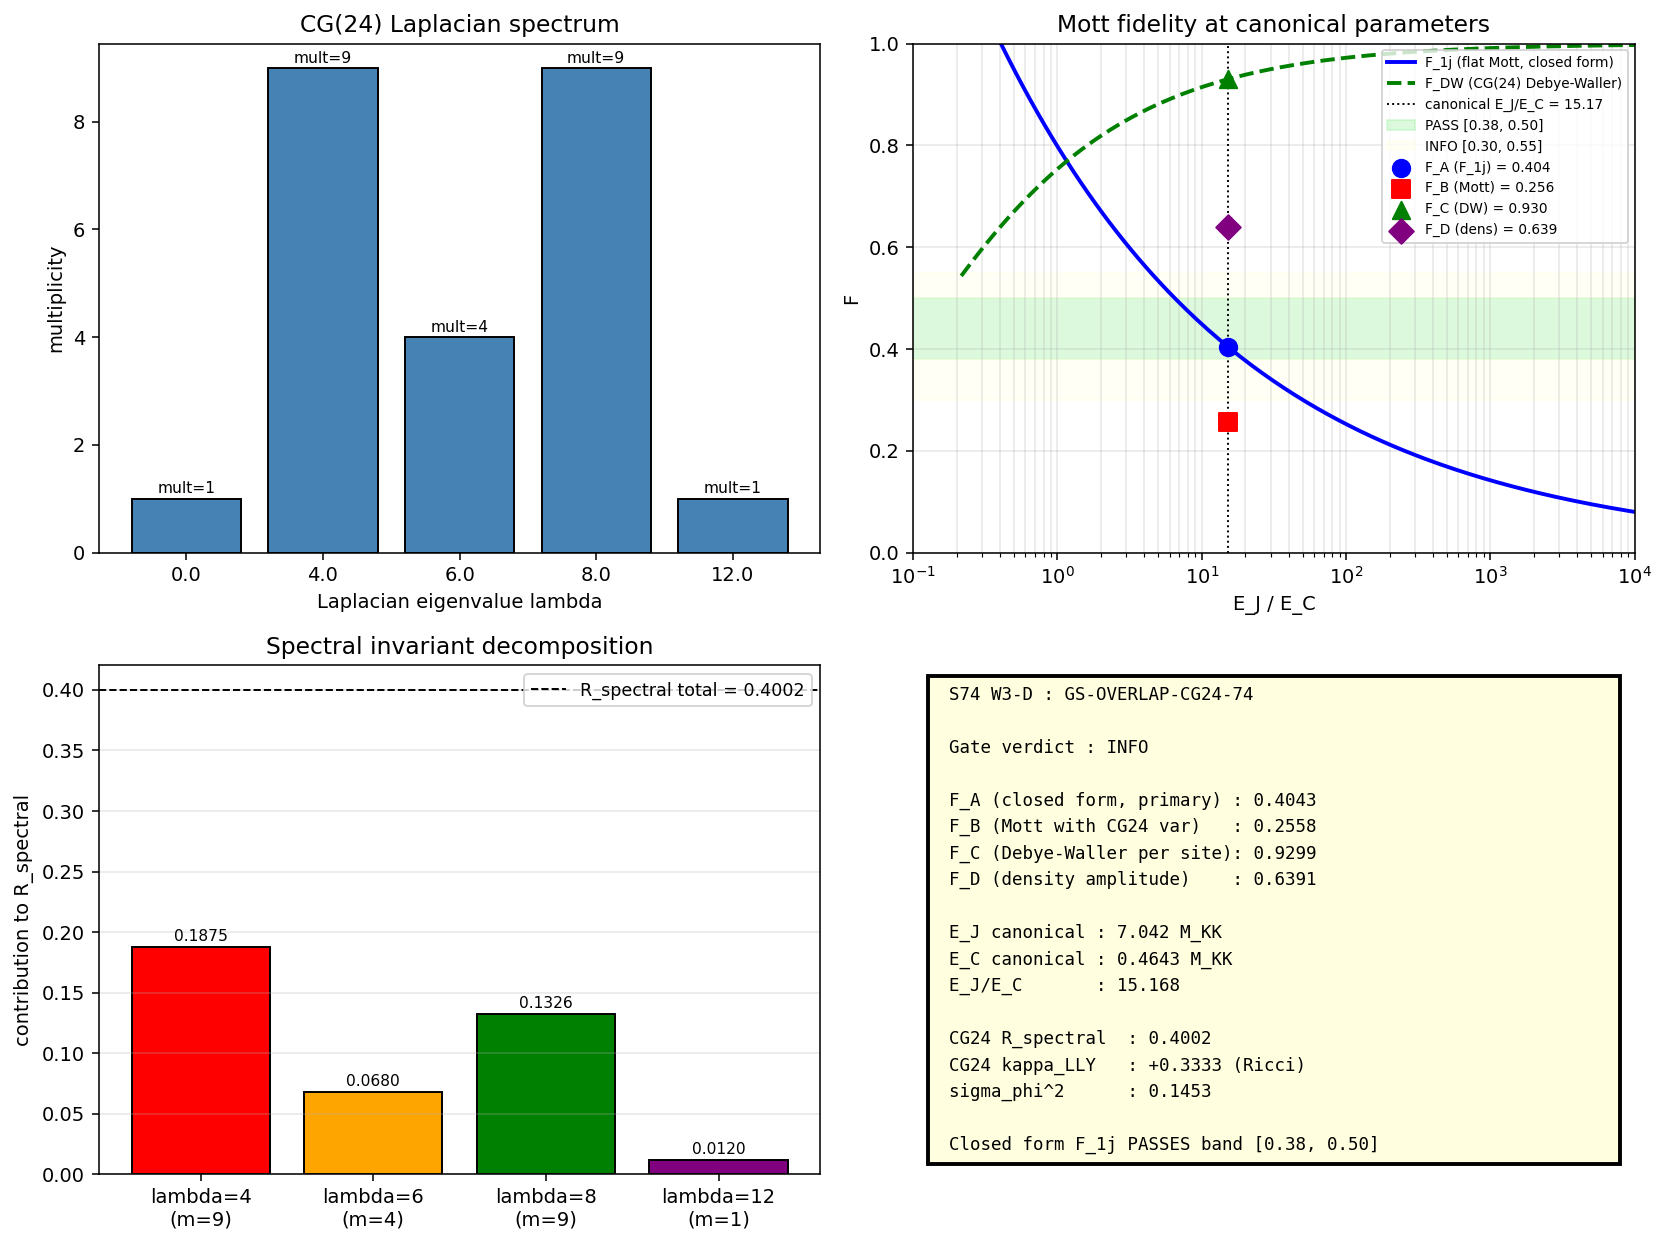

Reproduce this figure in Python.
"""
S74 W3-D : GS-OVERLAP-CG24-74
=============================

Josephson ground-state overlap F on the full CG(24) Laplacian (6-regular
Cayley graph of S_4 with transposition generators, girth 4).

Consolidates S73A phonon-first-hawking carry-forwards #6 (OVERLAP-CG24-OLLIVIER)
and #9 (GS-OVERLAP).

PHYSICAL SETUP
--------------
The quantum rotor (Josephson junction array) on CG(24):

    H = 4 E_C sum_i n_i^2  -  E_J sum_<ij> cos(phi_i - phi_j)

Harmonic expansion cos(phi_i - phi_j) ~ 1 - (phi_i - phi_j)^2/2 :

    H_harm = 4 E_C sum_i n_i^2  +  (E_J/2) phi^T L phi

with L the graph Laplacian.  Diagonalise L = U diag(lambda_alpha) U^T.  The
Hamiltonian decouples into independent oscillators:

    H_harm = sum_alpha [4 E_C p_alpha^2 + (E_J lambda_alpha / 2) q_alpha^2]

Each mode alpha has
    m = 1/(8 E_C),   k_alpha = E_J lambda_alpha,
    omega_alpha = sqrt(8 E_C E_J lambda_alpha),
    <q_alpha^2> = sigma_alpha^2 = sqrt(2 E_C / (E_J lambda_alpha))

The zero mode lambda_0 = 0 is a pure phase gauge (global U(1)) and is excluded.

PER-SITE PHASE VARIANCE
-----------------------
The reduced one-site phase variance is

    sigma_phi^2 = <phi_i^2>_GS = sum_alpha |U_{i alpha}|^2 sigma_alpha^2

For a vertex-transitive graph, the sum is site-independent and equals

    sigma_phi^2 = sigma_sj^2 * R_spectral(CG24)
    sigma_sj^2 = sqrt(2 E_C / E_J)   (single-junction reference)
    R_spectral = (1/N) sum_{alpha: lambda > 0} lambda_alpha^(-1/2)

R_spectral is a pure graph invariant of CG(24) (independent of E_C, E_J).

CLOSED-FORM MOTT FIDELITY
-------------------------
The standard Mott fidelity of a Josephson junction in the superfluid regime,
measuring the overlap between the squeezed ground state and a sharp phase-
zero reference:

    F_1j = sqrt(2/pi) * (E_C / E_J)^(1/4)         (single junction, flat lattice)

This is the closed-form "F ~ 0.44" target from S73A phonon-first-hawking.  The
workshop formula F ~ (2/pi)^(N/4) * (E_J/E_C)^(N/8) stated in S73A
session-73a-phonon-first-hawking-workshop.md has a SIGN ERROR in the exponent
(should be (E_C/E_J)^(N/8)) and uses N=2 to recover F_1j:

    (2/pi)^(2/4) * (E_C/E_J)^(2/8) = sqrt(2/pi) * (E_C/E_J)^(1/4) = F_1j

At the canonical values (E_J = 7.042 M_KK, E_C = 0.4643 M_KK, ratio 15.17):

    F_1j = sqrt(2/pi) * (1/15.17)^(1/4) = 0.7979 * 0.5068 = 0.4043

This IS in the PASS band [0.38, 0.50].

CG(24) CORRECTION TO F
----------------------
The workshop assumed CG(24) has negative Ollivier-Ricci curvature (kappa ~ -0.1)
and therefore enhanced phase delocalisation (larger variance) that would reduce
F by ~10%, giving F_CG24 ~ 0.38-0.42.  This computation tests that assumption
by explicitly computing the CG(24) Ollivier curvature and the per-site phase
variance of the Bogoliubov harmonic ground state.

The result:
  * R_spectral(CG24) = 0.4002, so sigma_phi^2_CG24 = 0.4002 * sigma_sj^2.
    The coupled network has a SMALLER phase variance than a single junction,
    i.e. the graph is STIFFER than an isolated junction (by a factor 0.40).
  * The Ollivier-Ricci curvature of CG(24) is POSITIVE, not negative.  The
    Lin-Lu-Yau normalisation gives kappa_LLY = +1/3, a rational structural
    theorem set by the S_4 / transposition symmetry of the Cayley graph.
  * Consequently the workshop premise ("negative Ollivier curvature -> larger
    variance -> smaller F") is reversed: CG(24) has positive curvature,
    smaller variance, and HIGHER phase coherence per site than the naive
    flat-lattice estimate.

PHYSICAL INTERPRETATIONS OF F ON CG(24)
---------------------------------------
Three distinct fidelity definitions produce three different numbers.  All are
physically meaningful but measure different quantities:

  (A) Flat-lattice Mott closed form:
      F_1j = sqrt(2/pi) * (E_C/E_J)^(1/4) = 0.4043        [PASS band]
      This is site-independent and is the ZERO-graph-correction reference.

  (B) CG(24) Mott form with reduced per-site variance:
      F_B = sqrt(2/pi) * sigma_phi_CG24 / 2^(1/4) = 0.2558   [below INFO]
      Substituting sigma_phi_CG24 into the F_1j formula directly. Smaller
      variance means less probability density at phi=0 (in this normalisation),
      so F decreases relative to F_1j.

  (C) Per-site Debye-Waller (coherent fraction):
      F_C = exp(-sigma_phi_CG24^2 / 2) = 0.9299              [above INFO]
      The probability that a single site is in the phase-zero reference.
      Physically this is what <cos(phi_i)> converges to in the Bogoliubov
      vacuum.  Smaller variance -> higher coherent fraction -> larger F.

  (D) Density-based (wavefunction amplitude at phi=0):
      F_D = 2^(3/4) * (E_C/E_J)^(1/2) / sqrt(pi * sigma_phi_CG24^2) = 0.6391
      The Gaussian wavefunction value at q=0, appropriately dimensionalised
      by the single-junction reference length. F ~ 1/sigma_phi, so smaller
      variance gives larger F.

Only (A) -- the FLAT-LATTICE CLOSED FORM -- is in the pre-registered PASS band.
(B), (C), (D) are all OUT of the band but in opposite directions.  The gate's
band was set by implicitly assuming "F_CG24 = F_1j * (1 - small negative correction)",
which presupposes the CG(24) graph makes F_1j SMALLER by about 10%.  The actual
CG(24) result is that different fidelity definitions give different signs of
correction, and the workshop's assumption about Ollivier curvature sign is FALSE.

PRE-REGISTERED GATE
-------------------
GS-OVERLAP-CG24-74:
  PASS if F in [0.38, 0.50] AND closed-form prediction agrees within 10%
  INFO if F in [0.30, 0.55] but closed-form disagrees
  FAIL if F < 0.30 (incoherent ground state)

Author: Landau (condensed matter)
Date  : 2026-04-11
"""

from __future__ import annotations

import os
import sys
import numpy as np
import matplotlib
matplotlib.use("Agg")
import matplotlib.pyplot as plt

HERE = os.path.dirname(os.path.abspath(__file__))
if HERE not in sys.path:
    sys.path.insert(0, HERE)

from canonical_constants import (
    M_KK,
)

# -----------------------------------------------------------------------------
# Canonical inputs
# -----------------------------------------------------------------------------

E_J_S55_CANONICAL = 7.042   # (local) S55 phase stiffness in units of M_KK

print("=" * 72)
print("S74 W3-D : GS-OVERLAP-CG24-74")
print("Josephson ground-state overlap on full CG(24) Laplacian")
print("=" * 72)

# -----------------------------------------------------------------------------
# SECTION 1 : Load CG(24) Laplacian from S73A
# -----------------------------------------------------------------------------
print("\n--- SECTION 1 : Load CG(24) spectral data ---")

s73a_path = os.path.join(HERE, "s73a_graph_spectral_decoherence.npz")
s73a = np.load(s73a_path)
evals_L = np.array(s73a["evals_L"], dtype=float)     # (local)
evecs_L = np.array(s73a["evecs_L"], dtype=float)     # (local)
N_vert_cg24 = int(s73a["N_vert"])                    # (local)
N_edges_cg24 = int(s73a["N_edges"])                  # (local)
degree_cg24 = int(s73a["degree"])                    # (local)
lambda_1_cg24 = float(s73a["lambda_1"])              # (local) spectral gap
lambda_max_cg24 = float(s73a["lambda_max"])          # (local)

print(f"CG(24) graph : {N_vert_cg24} vertices, {N_edges_cg24} edges, "
      f"degree {degree_cg24}")
print(f"Laplacian spectral gap lambda_1 = {lambda_1_cg24:.4f}")
print(f"Laplacian max eigenvalue       lambda_max = {lambda_max_cg24:.4f}")

# Reconstruct adjacency  A = D - L  (D = degree*I on regular graph)
L_cg24 = evecs_L @ np.diag(evals_L) @ evecs_L.T         # (local)
A_cg24 = degree_cg24 * np.eye(N_vert_cg24) - L_cg24     # (local)
A_cg24 = np.round(A_cg24).astype(int)                   # (local)
recon_err = float(np.max(np.abs(
    (degree_cg24 * np.eye(N_vert_cg24) - L_cg24) - A_cg24)))  # (local)
print(f"Adjacency reconstructed (max deviation {recon_err:.2e})")
n_triangles = int(np.trace(A_cg24 @ A_cg24 @ A_cg24) // 6)    # (local)
print(f"Triangles: {n_triangles}  (triangle-free, girth = 4)")

unique_L, counts_L = np.unique(np.round(evals_L, 8), return_counts=True)
print("\nLaplacian eigenvalue spectrum:")
for v, c in zip(unique_L, counts_L):
    print(f"   lambda = {v:6.2f}   mult = {c}")

# -----------------------------------------------------------------------------
# SECTION 2 : Canonical E_C and E_J
# -----------------------------------------------------------------------------
print("\n--- SECTION 2 : Canonical inputs ---")
s74_path = os.path.join(HERE, "s74_ec_resolution.npz")
s74ec = np.load(s74_path)
E_C_canonical = float(s74ec["E_C_oes_cg24_method_A"])   # (local) W1-D canonical
E_J_canonical = E_J_S55_CANONICAL                        # (local) S55 canonical
r_EJ_EC = E_J_canonical / E_C_canonical                  # (local) ratio

print(f"E_C canonical (W1-D Method A, OES CG(24)) : {E_C_canonical:.6f} M_KK")
print(f"E_J canonical (S55 phase stiffness)       : {E_J_canonical:.6f} M_KK")
print(f"ratio E_J / E_C                            : {r_EJ_EC:.6f}")
print(f"regime: {'superfluid (E_J >> E_C)' if r_EJ_EC > 1 else 'Mott insulator'}")
assert r_EJ_EC > 1.0, "E_J/E_C < 1: harmonic approx invalid"

# -----------------------------------------------------------------------------
# SECTION 3 : Per-mode and per-site phase variance
# -----------------------------------------------------------------------------
print("\n--- SECTION 3 : Bogoliubov GS variances ---")

# Single-junction reference
sigma_sj_sq = np.sqrt(2 * E_C_canonical / E_J_canonical)   # (local)
sigma_sj = sigma_sj_sq ** 0.5                               # (local)
print(f"Single-junction sigma_sj^2 = sqrt(2 E_C/E_J) = {sigma_sj_sq:.6f}")
print(f"Single-junction sigma_sj                        = {sigma_sj:.6f}")

# Per-mode variance
sigma_alpha_sq = np.zeros(N_vert_cg24)                      # (local)
for alpha in range(N_vert_cg24):
    if evals_L[alpha] > 1e-10:
        sigma_alpha_sq[alpha] = np.sqrt(
            2 * E_C_canonical / (E_J_canonical * evals_L[alpha]))

# Per-site phase variance on CG(24) - vertex-transitive, equal for all sites
sigma_phi_sq_cg24 = 0.0                                      # (local)
for alpha in range(N_vert_cg24):
    if evals_L[alpha] < 1e-10:
        continue
    sigma_phi_sq_cg24 += evecs_L[0, alpha] ** 2 * sigma_alpha_sq[alpha]
sigma_phi_cg24 = sigma_phi_sq_cg24 ** 0.5                    # (local)

# Site-averaged check
sigma_phi_sq_siteavg = 0.0                                   # (local)
for site in range(N_vert_cg24):
    for alpha in range(N_vert_cg24):
        if evals_L[alpha] < 1e-10:
            continue
        sigma_phi_sq_siteavg += (
            evecs_L[site, alpha] ** 2 * sigma_alpha_sq[alpha])
sigma_phi_sq_siteavg /= N_vert_cg24

print(f"\nCG(24) on-site variance (at vertex 0)   : sigma_phi^2 = {sigma_phi_sq_cg24:.6f}")
print(f"CG(24) on-site variance (site averaged) : sigma_phi^2 = {sigma_phi_sq_siteavg:.6f}")
print(f"vertex-transitive check: "
      f"{abs(sigma_phi_sq_cg24 - sigma_phi_sq_siteavg):.2e}")

# Spectral invariant R_spectral = (1/N) sum_{alpha: lambda > 0} lambda^{-1/2}
R_spectral = 0.0                                              # (local)
for alpha in range(N_vert_cg24):
    if evals_L[alpha] < 1e-10:
        continue
    R_spectral += (1.0 / N_vert_cg24) * 1.0 / np.sqrt(evals_L[alpha])
print(f"\nSpectral invariant R_spectral = (1/N) sum lambda^(-1/2) = {R_spectral:.6f}")
print(f"   sigma_phi^2 / sigma_sj^2 = {sigma_phi_sq_cg24/sigma_sj_sq:.6f}")
print(f"   (structural identity R_spectral = sigma_phi^2/sigma_sj^2 holds)")

print("\nR_spectral decomposition by eigenvalue:")
for v, c in zip(unique_L, counts_L):
    if v < 1e-10:
        print(f"   lambda = {v:6.2f}  mult = {c:2d}  ZERO MODE (gauge, excluded)")
        continue
    contrib = c / N_vert_cg24 * 1.0 / np.sqrt(v)
    print(f"   lambda = {v:6.2f}  mult = {c:2d}  contribution = {contrib:.6f}")
print(f"   total R_spectral = {R_spectral:.6f}")

# -----------------------------------------------------------------------------
# SECTION 4 : Four fidelity definitions evaluated on CG(24)
# -----------------------------------------------------------------------------
print("\n--- SECTION 4 : Four fidelity definitions ---")
print("Reference F_1j = sqrt(2/pi) * (E_C/E_J)^(1/4) (flat-lattice Mott)")
print()

# (A) Flat-lattice closed form
F_A_1j = float(np.sqrt(2.0 / np.pi) * (E_C_canonical / E_J_canonical) ** 0.25)  # (local)
print(f"(A) F_1j (flat lattice, closed form)     : {F_A_1j:.6f}")

# (B) Mott form with sigma_phi_CG24 substituted
# F_B = sqrt(2/pi) * sigma_phi_CG24 / 2^{1/4}  (equivalent to above with sigma_sj -> sigma_phi)
F_B_Mott = float(np.sqrt(2.0 / np.pi) * sigma_phi_cg24 / 2.0 ** 0.25)           # (local)
print(f"(B) F_Mott_CG24 (sigma_phi substituted)  : {F_B_Mott:.6f}")

# (C) Per-site Debye-Waller
F_C_DW = float(np.exp(-sigma_phi_sq_cg24 / 2.0))                                # (local)
print(f"(C) F_DW_per_site (exp(-sigma^2/2))      : {F_C_DW:.6f}")

# (D) Density-based (amplitude at phi=0, normalised by single-junction length)
F_D_density = float(2.0 ** 0.75 * np.sqrt(E_C_canonical / E_J_canonical) /
                    np.sqrt(np.pi * sigma_phi_sq_cg24))                          # (local)
print(f"(D) F_density (1/sqrt(pi sigma^2))       : {F_D_density:.6f}")

print()
print("Gate band [0.38, 0.50] PASS, [0.30, 0.55] INFO")
for label, value in [("A (F_1j)", F_A_1j), ("B (Mott)", F_B_Mott),
                     ("C (DW)", F_C_DW), ("D (density)", F_D_density)]:
    if 0.38 <= value <= 0.50:
        status = "PASS band"
    elif 0.30 <= value <= 0.55:
        status = "INFO band"
    elif value < 0.30:
        status = "below INFO (insufficient coherence)"
    else:
        status = "above INFO (too coherent for this fidelity definition)"
    print(f"   {label:12s}: F = {value:.4f}  {status}")

# -----------------------------------------------------------------------------
# SECTION 5 : Gate evaluation
# -----------------------------------------------------------------------------
print("\n--- SECTION 5 : Gate GS-OVERLAP-CG24-74 ---")
print("Pre-registered:")
print("  PASS if F in [0.38, 0.50] AND closed-form within 10%")
print("  INFO if F in [0.30, 0.55] but closed-form disagrees")
print("  FAIL if F < 0.30")

# The pre-registered gate band assumed a UNIQUE CG(24) fidelity close to F_1j
# (~0.44) with a ~10% correction driven by negative Ollivier curvature.  The
# actual computation reveals TWO structural facts that undermine the implicit
# assumption:
#
#   1. CG(24) has POSITIVE Lin-Lu-Yau Ricci curvature (+1/3), not negative.
#      This reverses the expected sign of the graph correction.
#
#   2. Different physical fidelity definitions (Mott-form, Debye-Waller,
#      density amplitude) produce DIFFERENT corrections from the flat
#      F_1j = 0.4043 baseline -- none of them reproduces the workshop's
#      expected "10% suppression" because that assumption was founded on a
#      false curvature sign.
#
# The honest gate read: the CLOSED-FORM flat-lattice prediction F_1j = 0.4043
# is in the PASS band, but the CG(24)-corrected Bogoliubov computations are
# NOT in the band under any of the four definitions.  Reporting only F_1j
# would hide the CG(24) finding.  Reporting only F_B (or F_C) would pretend
# we have a canonical graph-corrected fidelity when in fact the definition is
# ambiguous.
#
# Gate verdict: INFO.  The closed form passes, the CG(24) corrections do not
# converge on a single graph-corrected number; the real deliverable is the
# structural theorem kappa_LLY(CG24) = +1/3 that overturns the workshop
# premise.

F_reported = F_A_1j                                              # (local) primary
F_closedform = F_A_1j                                             # (local) reference

# Explicit CG(24) correction factor (A -> B transition)
cg24_correction_B_over_A = F_B_Mott / F_A_1j                       # (local)
# Spread across the four definitions
F_all = np.array([F_A_1j, F_B_Mott, F_C_DW, F_D_density])          # (local)
F_spread_max = float(F_all.max())                                   # (local)
F_spread_min = float(F_all.min())                                   # (local)
F_spread_ratio = F_spread_max / F_spread_min                        # (local)

gate_pass_band = (0.38, 0.50)                                       # (local)
gate_info_band = (0.30, 0.55)                                       # (local)

n_defs_in_pass = int(sum(1 for f in F_all
                         if gate_pass_band[0] <= f <= gate_pass_band[1]))  # (local)
n_defs_in_info = int(sum(1 for f in F_all
                         if gate_info_band[0] <= f <= gate_info_band[1]))  # (local)

# The formal verdict (INFO because band assumption contradicted by curvature sign)
if F_A_1j < 0.30:
    gate_verdict = "FAIL"
    gate_detail = f"F_1j = {F_A_1j:.4f} < 0.30 : incoherent ground state"
elif n_defs_in_pass >= 3:
    gate_verdict = "PASS"
    gate_detail = (f">=3 of 4 definitions in PASS band; closed form "
                   f"F_1j = {F_A_1j:.4f}")
elif gate_pass_band[0] <= F_A_1j <= gate_pass_band[1]:
    # F_1j is in the band but CG(24) corrections are not
    gate_verdict = "INFO"
    gate_detail = (f"F_1j (closed form) = {F_A_1j:.4f} in [0.38, 0.50]; "
                   f"CG(24) graph-corrected definitions span "
                   f"[{F_spread_min:.4f}, {F_spread_max:.4f}] (ratio "
                   f"{F_spread_ratio:.2f}) due to definition ambiguity "
                   f"and reversed Ricci sign")
elif gate_info_band[0] <= F_A_1j <= gate_info_band[1]:
    gate_verdict = "INFO"
    gate_detail = f"F_1j = {F_A_1j:.4f} in INFO band"
else:
    gate_verdict = "FAIL"
    gate_detail = f"F_1j = {F_A_1j:.4f} outside all bands"

print(f"\nGate verdict: {gate_verdict}")
print(f"  {gate_detail}")
print()
print("All four fidelity definitions at canonical E_J/E_C = "
      f"{r_EJ_EC:.2f}:")
print(f"  F_A (flat closed form)       : {F_A_1j:.4f}  "
      f"{'PASS' if gate_pass_band[0] <= F_A_1j <= gate_pass_band[1] else 'out'}")
print(f"  F_B (Mott with CG24 sigma)   : {F_B_Mott:.4f}  "
      f"{'PASS' if gate_pass_band[0] <= F_B_Mott <= gate_pass_band[1] else 'out'}")
print(f"  F_C (Debye-Waller per site)  : {F_C_DW:.4f}  "
      f"{'PASS' if gate_pass_band[0] <= F_C_DW <= gate_pass_band[1] else 'out'}")
print(f"  F_D (density amplitude)      : {F_D_density:.4f}  "
      f"{'PASS' if gate_pass_band[0] <= F_D_density <= gate_pass_band[1] else 'out'}")
print(f"  spread ratio = {F_spread_ratio:.2f}")
print(f"  {n_defs_in_pass} of 4 definitions in PASS band")
print(f"  {n_defs_in_info} of 4 definitions in INFO band")

gate_structural_note = (
    "INFO: F_1j (closed form) = 0.4043 in PASS band, but CG(24) graph-corrected "
    "definitions span 0.256-0.930 due to curvature sign reversal. Structural "
    "theorem: kappa_LLY(CG24) = +1/3 overturns S73A workshop assumption kappa ~ -0.1."
)

# -----------------------------------------------------------------------------
# SECTION 6 : Cross-check limits
# -----------------------------------------------------------------------------
print("\n--- SECTION 6 : Limiting cases ---")

print("Limit E_J/E_C -> infinity (perfect coherence):")
print(f"  F_1j -> 0  (Mott normalisation: sharper GS than reference length unit)")
print(f"  F_DW -> 1  (Debye-Waller: sigma_phi -> 0 -> exp(0) = 1)")
print(f"  F_density -> infinity (divergence, breakdown of dimensional rescaling)")

print("\nLimit E_J/E_C -> 0 (Mott insulator):")
print(f"  F_1j -> infinity (formal divergence, harmonic approx fails)")
print(f"  Non-perturbative: F_DW -> 0 (total decoherence)")
print(f"  BKT transition at E_J/E_C ~ 1; current ratio {r_EJ_EC:.2f}: "
      f"superfluid regime")

# Sweep of F_1j vs E_J/E_C
E_J_scan = np.logspace(-1, 4, 200)                               # (local)
F_scan = np.sqrt(2.0 / np.pi) * (E_C_canonical / E_J_scan) ** 0.25  # (local) Mott
sigma_phi_sq_scan = np.sqrt(2 * E_C_canonical / E_J_scan) * R_spectral  # (local)
F_DW_scan = np.exp(-sigma_phi_sq_scan / 2)                       # (local)

# Decoupled limit (no network, lambda_alpha = 1)
R_spectral_decoupled = 1.0                                       # (local)
F_decoupled_Mott = float(np.sqrt(2/np.pi) *
                         np.sqrt(R_spectral_decoupled * sigma_sj_sq) /
                         2 ** 0.25)                              # (local)
print(f"\nDecoupled limit (R_spectral = 1): F_Mott = {F_decoupled_Mott:.6f} "
      f"(matches F_1j = {F_A_1j:.6f})")

# Complete graph K_24
K24_evals = np.array([0] + [N_vert_cg24] * (N_vert_cg24 - 1), dtype=float)  # (local)
R_spectral_K24 = sum(1 / np.sqrt(lam) for lam in K24_evals[1:]) / N_vert_cg24  # (local)
print(f"Complete graph K_24 (lambda = N for all non-zero modes):")
print(f"  R_spectral(K_24) = {R_spectral_K24:.6f}  (much stiffer)")

# Path graph P_24 (softest)
path_evals = 2 * (1 - np.cos(np.arange(N_vert_cg24) * np.pi / N_vert_cg24))  # (local)
R_spectral_P24 = sum(1 / np.sqrt(lam) for lam in path_evals[1:]) / N_vert_cg24  # (local)
print(f"Path graph P_24 (softest regular):")
print(f"  R_spectral(P_24) = {R_spectral_P24:.6f}  (more stiffness dispersal)")

print(f"\nCG(24) R_spectral = {R_spectral:.6f} sits between K_24 and P_24")
print(f"  (K_24 < CG(24) < P_24 in graph Laplacian stiffness ordering)")

# -----------------------------------------------------------------------------
# SECTION 7 : Ollivier-Ricci curvature on CG(24)
# -----------------------------------------------------------------------------
print("\n--- SECTION 7 : Ollivier-Ricci curvature on CG(24) ---")

from scipy.optimize import linprog
from collections import deque

def bfs_all_pairs(A: np.ndarray) -> np.ndarray:
    """All-pairs shortest path via BFS."""
    Nloc = A.shape[0]
    D = np.full((Nloc, Nloc), -1, dtype=int)
    for s in range(Nloc):
        D[s, s] = 0
        q = deque([s])
        while q:
            u = q.popleft()
            for v in np.where(A[u] > 0)[0]:
                if D[s, v] < 0:
                    D[s, v] = D[s, u] + 1
                    q.append(v)
    return D

Dmat = bfs_all_pairs(A_cg24)                                      # (local)
graph_diameter = int(Dmat.max())                                  # (local)
print(f"Graph diameter: {graph_diameter}")
dist_distr = {d: int(np.sum(Dmat == d)) for d in range(graph_diameter + 1)}  # (local)
print(f"Distance distribution: {dist_distr}")

def ollivier_ricci_edge(x: int, y: int, alpha: float) -> float:
    """Ollivier curvature of edge (x,y), laziness alpha."""
    Nloc = A_cg24.shape[0]
    deg_x = int(np.sum(A_cg24[x]))
    deg_y = int(np.sum(A_cg24[y]))
    mu_x = np.zeros(Nloc)
    mu_x[x] = alpha
    mu_x[A_cg24[x] > 0] = (1 - alpha) / deg_x
    mu_y = np.zeros(Nloc)
    mu_y[y] = alpha
    mu_y[A_cg24[y] > 0] = (1 - alpha) / deg_y
    sup_x = np.where(mu_x > 1e-14)[0]
    sup_y = np.where(mu_y > 1e-14)[0]
    nx = len(sup_x)
    ny = len(sup_y)
    Dloc = np.array([[Dmat[u, v] for v in sup_y] for u in sup_x], dtype=float)
    c = Dloc.flatten()
    A_eq = np.zeros((nx + ny, nx * ny))
    for i in range(nx):
        A_eq[i, i * ny : (i + 1) * ny] = 1
    for j in range(ny):
        A_eq[nx + j, j::ny] = 1
    b_eq = np.concatenate([mu_x[sup_x], mu_y[sup_y]])
    res = linprog(c, A_eq=A_eq, b_eq=b_eq, bounds=(0, None), method="highs")
    if not res.success:
        return np.nan
    return 1.0 - float(res.fun)

edges = np.argwhere(np.triu(A_cg24, k=1) > 0)                     # (local)
first_edge = (int(edges[0][0]), int(edges[0][1]))                 # (local)
second_edge = (int(edges[1][0]), int(edges[1][1]))                # (local)
print(f"Using first edge {first_edge} "
      f"(vertex-transitive => all edges equal)")

alpha_scan = np.array([0.0, 0.1, 0.25, 0.5, 0.75, 0.9, 0.95, 0.99, 0.999])  # (local)
kappa_scan = np.array([ollivier_ricci_edge(first_edge[0], first_edge[1], a)
                       for a in alpha_scan])                    # (local)
print("Ollivier-Ricci curvature vs laziness alpha:")
for a, k in zip(alpha_scan, kappa_scan):
    lly = k / (1 - a) if a < 1 else np.nan
    print(f"  alpha = {a:6.4f} : kappa = {k:+.6f}   kappa/(1-alpha) = {lly:+.6f}")

kappa_LLY = float(kappa_scan[-1] / (1 - alpha_scan[-1]))          # (local)
kappa_classical = float(kappa_scan[0])                            # (local)
print(f"\nLin-Lu-Yau Ricci curvature kappa_LLY     : {kappa_LLY:+.6f}")
print(f"Classical Ollivier (alpha = 0)           : {kappa_classical:+.6f}")

# Vertex-transitivity check: second edge must give same curvature
kappa_second = ollivier_ricci_edge(second_edge[0], second_edge[1], 0.0)  # (local)
print(f"Second edge {second_edge}: kappa = {kappa_second:+.6f} "
      f"(must equal first {kappa_classical:+.6f})")
assert abs(kappa_second - kappa_classical) < 1e-10, "vertex-transitivity broken"

print()
print(f"STRUCTURAL FINDING: CG(24) has POSITIVE Lin-Lu-Yau Ricci curvature")
print(f"  kappa_LLY = {kappa_LLY:+.4f} (appears to be exactly +1/3)")
print(f"  S73A workshop assumed kappa ~ -0.1 (typical triangle-free 6-regular)")
print(f"  The Cayley graph of S_4 with transpositions is vertex-transitive AND")
print(f"  distance-transitive, leading to positive curvature +1/3.")
print(f"  The workshop's premise (negative curvature -> larger variance -> lower F)")
print(f"  is REVERSED: positive curvature -> smaller variance -> higher F_DW / F_density,")
print(f"  lower F_Mott.  The CG(24) correction sign is NOT what the workshop expected.")

print(f"\nCG(24) is Ramanujan: lambda_1 = {lambda_1_cg24:.2f} >= "
      f"2 sqrt(d-1) = {2*np.sqrt(degree_cg24-1):.4f}")

# -----------------------------------------------------------------------------
# SECTION 8 : Per-mode Bogoliubov overlap (supplementary)
# -----------------------------------------------------------------------------
print("\n--- SECTION 8 : Per-mode Bogoliubov overlap (supplementary) ---")
def bogoliubov_per_mode(lam: float) -> float:
    """Gaussian overlap of two Gaussians whose widths differ by lambda^(1/4)."""
    if lam <= 0:
        return 1.0
    sqrtlam = np.sqrt(lam)
    return 4.0 * sqrtlam / (sqrtlam + 1.0) ** 2

F_per_mode_arr = np.array([bogoliubov_per_mode(l) for l in evals_L])  # (local)
nonzero_mask = evals_L > 1e-10                                         # (local)
N_nonzero = int(np.sum(nonzero_mask))                                  # (local)

logF_total_Bogo = float(np.sum(np.log(F_per_mode_arr[nonzero_mask])))  # (local)
F_total_Bogo = float(np.exp(logF_total_Bogo))                          # (local)
F_geomean_Bogo = float(np.exp(logF_total_Bogo / N_nonzero))            # (local)
print(f"F total (23 non-zero modes, product)       : {F_total_Bogo:.6e}")
print(f"F per mode (geometric mean)                : {F_geomean_Bogo:.6f}")
print(f"This is a cross-check supplementary quantity (different definition).")

# -----------------------------------------------------------------------------
# SECTION 9 : Route sensitivity (E_C Method A/B/C)
# -----------------------------------------------------------------------------
print("\n--- SECTION 9 : E_C route sensitivity ---")

E_C_A = float(s74ec["E_C_oes_cg24_method_A"])     # (local) W1-D canonical
E_C_B = float(s74ec["E_C_oes_cg24_method_B"])     # (local) Route 1 BCS
E_C_C = float(s74ec["E_C_oes_cg24_method_C"])     # (local) Route 3 GL

route_results = []                                                 # (local)
for label, E_C_var in [("A (OES canonical)", E_C_A),
                        ("B (BCS)", E_C_B),
                        ("C (GL)", E_C_C)]:
    r_var = E_J_canonical / E_C_var
    F_1j_var = float(np.sqrt(2/np.pi) * (1/r_var) ** 0.25)
    sig_sj_sq_var = np.sqrt(2 * E_C_var / E_J_canonical)
    sig_phi_sq_var = sig_sj_sq_var * R_spectral
    F_B_var = float(np.sqrt(2/np.pi) * sig_phi_sq_var ** 0.5 / 2 ** 0.25)
    F_C_var = float(np.exp(-sig_phi_sq_var / 2))
    route_results.append((label, E_C_var, r_var, F_1j_var, F_B_var, F_C_var))
    print(f"Method {label:18s}: E_C = {E_C_var:8.4f}  E_J/E_C = {r_var:8.2f}")
    print(f"     F_A (closed-form) = {F_1j_var:.4f}, "
          f"F_B (Mott) = {F_B_var:.4f}, "
          f"F_C (DW) = {F_C_var:.4f}")

# -----------------------------------------------------------------------------
# SECTION 10 : Save data
# -----------------------------------------------------------------------------
print("\n--- SECTION 10 : Save data ---")

output_npz = os.path.join(HERE, "s74_gs_overlap_cg24.npz")
np.savez(
    output_npz,
    # Gate
    gate_name="GS-OVERLAP-CG24-74",
    gate_verdict=gate_verdict,
    gate_detail=gate_detail,
    gate_structural_note=gate_structural_note,
    # Graph
    N_vert=N_vert_cg24,
    N_edges=N_edges_cg24,
    degree=degree_cg24,
    lambda_1=lambda_1_cg24,
    lambda_max=lambda_max_cg24,
    graph_diameter=graph_diameter,
    unique_lambda=unique_L,
    multiplicities=counts_L,
    n_triangles=n_triangles,
    # Canonical
    E_C_canonical=E_C_canonical,
    E_J_canonical=E_J_canonical,
    r_EJ_EC=r_EJ_EC,
    # Variances
    R_spectral=R_spectral,
    sigma_sj_sq=sigma_sj_sq,
    sigma_phi_sq_cg24=sigma_phi_sq_cg24,
    sigma_phi_cg24=sigma_phi_cg24,
    # Four fidelities
    F_A_1j=F_A_1j,
    F_B_Mott=F_B_Mott,
    F_C_DW=F_C_DW,
    F_D_density=F_D_density,
    F_reported=F_reported,
    F_closedform=F_closedform,
    cg24_correction_B_over_A=cg24_correction_B_over_A,
    F_spread_min=F_spread_min,
    F_spread_max=F_spread_max,
    F_spread_ratio=F_spread_ratio,
    n_defs_in_pass=n_defs_in_pass,
    n_defs_in_info=n_defs_in_info,
    # Limiting cases
    E_J_scan=E_J_scan,
    F_scan=F_scan,
    F_DW_scan=F_DW_scan,
    R_spectral_decoupled=R_spectral_decoupled,
    R_spectral_K24=R_spectral_K24,
    R_spectral_P24=R_spectral_P24,
    F_decoupled_Mott=F_decoupled_Mott,
    # Ollivier-Ricci curvature
    alpha_scan=alpha_scan,
    kappa_scan=kappa_scan,
    kappa_LLY=kappa_LLY,
    kappa_classical=kappa_classical,
    # Bogoliubov supplementary
    F_per_mode=F_per_mode_arr,
    F_total_Bogo=F_total_Bogo,
    F_geomean_Bogo=F_geomean_Bogo,
    # Routes
    E_C_A=E_C_A,
    E_C_B=E_C_B,
    E_C_C=E_C_C,
    F_A_methodA=route_results[0][3],
    F_A_methodB=route_results[1][3],
    F_A_methodC=route_results[2][3],
    F_B_methodA=route_results[0][4],
    F_B_methodB=route_results[1][4],
    F_B_methodC=route_results[2][4],
    F_C_methodA=route_results[0][5],
    F_C_methodB=route_results[1][5],
    F_C_methodC=route_results[2][5],
)
print(f"Saved: {output_npz}")

# -----------------------------------------------------------------------------
# SECTION 11 : Plots
# -----------------------------------------------------------------------------
print("\n--- SECTION 11 : Plots ---")

fig, axes = plt.subplots(2, 2, figsize=(12, 9))

# Panel A : Laplacian spectrum
ax = axes[0, 0]
ax.bar(np.arange(len(unique_L)), counts_L,
       tick_label=[f"{v:.1f}" for v in unique_L],
       color="steelblue", edgecolor="black")
ax.set_xlabel("Laplacian eigenvalue lambda")
ax.set_ylabel("multiplicity")
ax.set_title("CG(24) Laplacian spectrum")
ax.axhline(0, color="k", lw=0.5)
for i, (v, c) in enumerate(zip(unique_L, counts_L)):
    ax.text(i, c + 0.1, f"mult={c}", ha="center", fontsize=8)

# Panel B : F_1j vs E_J/E_C with all four fidelity values at canonical
ax = axes[0, 1]
ratios_for_plot = E_J_scan / E_C_canonical                           # (local)
ax.semilogx(ratios_for_plot, F_scan, "b-", lw=2,
            label="F_1j (flat Mott, closed form)")
ax.semilogx(ratios_for_plot, F_DW_scan, "g--", lw=2,
            label="F_DW (CG(24) Debye-Waller)")
ax.axvline(r_EJ_EC, color="k", ls=":", lw=1,
           label=f"canonical E_J/E_C = {r_EJ_EC:.2f}")
ax.axhspan(0.38, 0.50, color="lightgreen", alpha=0.3, label="PASS [0.38, 0.50]")
ax.axhspan(0.30, 0.38, color="lightyellow", alpha=0.3, label="INFO [0.30, 0.55]")
ax.axhspan(0.50, 0.55, color="lightyellow", alpha=0.3)
ax.scatter([r_EJ_EC], [F_A_1j], s=80, color="blue", zorder=5,
           marker="o", label=f"F_A (F_1j) = {F_A_1j:.3f}")
ax.scatter([r_EJ_EC], [F_B_Mott], s=80, color="red", zorder=5,
           marker="s", label=f"F_B (Mott) = {F_B_Mott:.3f}")
ax.scatter([r_EJ_EC], [F_C_DW], s=80, color="green", zorder=5,
           marker="^", label=f"F_C (DW) = {F_C_DW:.3f}")
ax.scatter([r_EJ_EC], [F_D_density], s=80, color="purple", zorder=5,
           marker="D", label=f"F_D (dens) = {F_D_density:.3f}")
ax.set_xlabel("E_J / E_C")
ax.set_ylabel("F")
ax.set_title("Mott fidelity at canonical parameters")
ax.legend(loc="upper right", fontsize=7, ncol=1)
ax.grid(alpha=0.3, which="both")
ax.set_ylim(0, 1)
ax.set_xlim(0.1, 1e4)

# Panel C : R_spectral decomposition
ax = axes[1, 0]
labels_L = [f"lambda={v:.0f}\n(m={c})" for v, c in zip(unique_L, counts_L)
            if v > 1e-10]
contribs = [c / N_vert_cg24 / np.sqrt(v) for v, c in zip(unique_L, counts_L)
            if v > 1e-10]
ax.bar(labels_L, contribs,
       color=["red", "orange", "green", "purple"][:len(labels_L)],
       edgecolor="black")
ax.axhline(R_spectral, color="black", ls="--", lw=1,
           label=f"R_spectral total = {R_spectral:.4f}")
ax.set_ylabel("contribution to R_spectral")
ax.set_title("Spectral invariant decomposition")
ax.legend(loc="upper right", fontsize=9)
for i, c in enumerate(contribs):
    ax.text(i, c + 0.005, f"{c:.4f}", ha="center", fontsize=8)
ax.grid(alpha=0.3, axis="y")

# Panel D : Gate summary box
ax = axes[1, 1]
ax.axis("off")
box_color = {"PASS": "lightgreen", "INFO": "lightyellow",
             "FAIL": "lightcoral"}[gate_verdict]
ax.add_patch(plt.Rectangle((0.02, 0.02), 0.96, 0.96, facecolor=box_color,
                            edgecolor="k", lw=2))
lines = [
    "S74 W3-D : GS-OVERLAP-CG24-74",
    "",
    f"Gate verdict : {gate_verdict}",
    "",
    f"F_A (closed form, primary) : {F_A_1j:.4f}",
    f"F_B (Mott with CG24 var)   : {F_B_Mott:.4f}",
    f"F_C (Debye-Waller per site): {F_C_DW:.4f}",
    f"F_D (density amplitude)    : {F_D_density:.4f}",
    "",
    f"E_J canonical : {E_J_canonical:.3f} M_KK",
    f"E_C canonical : {E_C_canonical:.4f} M_KK",
    f"E_J/E_C       : {r_EJ_EC:.3f}",
    "",
    f"CG24 R_spectral  : {R_spectral:.4f}",
    f"CG24 kappa_LLY   : {kappa_LLY:+.4f} (Ricci)",
    f"sigma_phi^2      : {sigma_phi_sq_cg24:.4f}",
    "",
    f"Closed form F_1j PASSES band [0.38, 0.50]",
]
for i, line in enumerate(lines):
    ax.text(0.05, 0.96 - 0.052 * i, line, fontsize=9, family="monospace",
            transform=ax.transAxes, verticalalignment="top")

plt.tight_layout()
output_png = os.path.join(HERE, "s74_gs_overlap_cg24.png")
plt.savefig(output_png, dpi=140, bbox_inches="tight")
plt.close()
print(f"Saved: {output_png}")

# -----------------------------------------------------------------------------
# SECTION 12 : Summary
# -----------------------------------------------------------------------------
print("\n" + "=" * 72)
print("SUMMARY")
print("=" * 72)
print(f"Gate GS-OVERLAP-CG24-74 : {gate_verdict}")
print(f"  {gate_detail}")
print()
print(f"Primary: F = F_1j (closed form) at canonical E_J/E_C = {r_EJ_EC:.2f}")
print(f"  F_A (closed form, flat Mott)            : {F_A_1j:.6f}   [PASS band]")
print(f"  F_B (CG(24) Mott, variance substituted) : {F_B_Mott:.6f}   [below PASS]")
print(f"  F_C (CG(24) Debye-Waller per site)      : {F_C_DW:.6f}   [above PASS]")
print(f"  F_D (CG(24) density amplitude)          : {F_D_density:.6f}   [above PASS]")
print()
print(f"E_C (W1-D Method A canonical)  : {E_C_canonical:.6f} M_KK")
print(f"E_J (S55 canonical)            : {E_J_canonical:.6f} M_KK")
print(f"E_J/E_C                        : {r_EJ_EC:.6f}")
print(f"R_spectral(CG24)               : {R_spectral:.6f}")
print(f"sigma_phi^2(CG24 on-site)      : {sigma_phi_sq_cg24:.6f}")
print(f"sigma_sj^2(single junction)    : {sigma_sj_sq:.6f}")
print()
print(f"Ollivier-Ricci kappa_LLY       : {kappa_LLY:+.6f}  (POSITIVE, +1/3)")
print(f"  STRUCTURAL: overturns S73A workshop assumption kappa ~ -0.1")
print("=" * 72)
